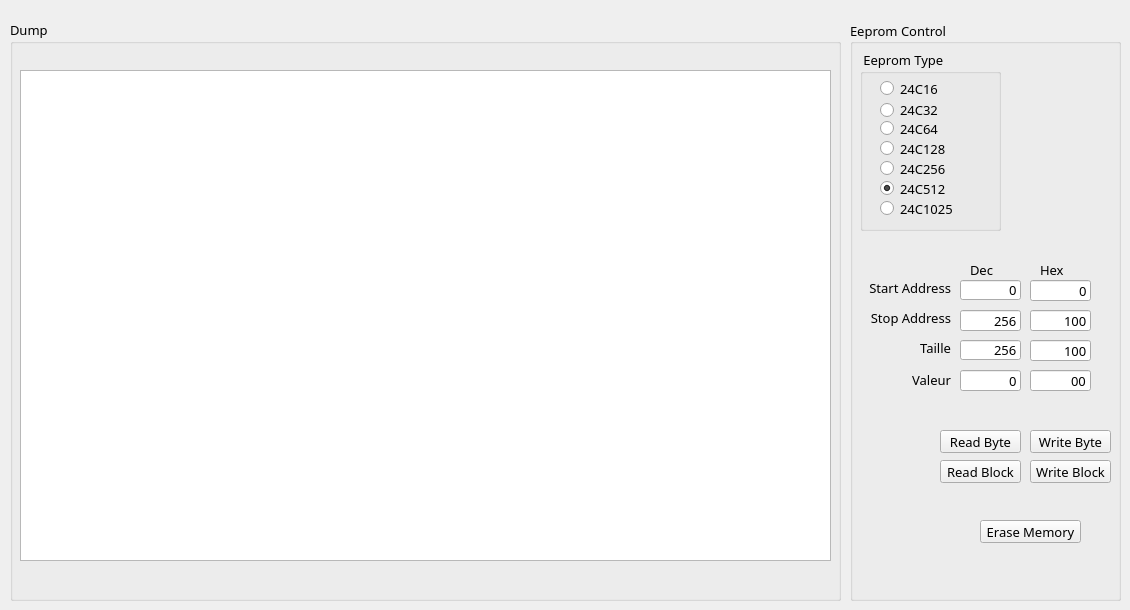
    <widget class="QWidget" name="tab_4">
     <attribute name="title">
      <string>Eeprom</string>
     </attribute>
     <widget class="QGroupBox" name="groupBox_6">
      <property name="geometry">
       <rect>
        <x>10</x>
        <y>20</y>
        <width>831</width>
        <height>581</height>
       </rect>
      </property>
      <property name="font">
       <font>
        <family>Sans Serif</family>
        <pointsize>10</pointsize>
       </font>
      </property>
      <property name="title">
       <string>Dump</string>
      </property>
      <widget class="QTextBrowser" name="textBrowser">
       <property name="geometry">
        <rect>
         <x>10</x>
         <y>50</y>
         <width>811</width>
         <height>491</height>
        </rect>
       </property>
       <property name="font">
        <font>
         <family>Monospace</family>
         <pointsize>8</pointsize>
        </font>
       </property>
      </widget>
     </widget>
     <widget class="QGroupBox" name="groupBox_7">
      <property name="geometry">
       <rect>
        <x>850</x>
        <y>20</y>
        <width>271</width>
        <height>581</height>
       </rect>
      </property>
      <property name="font">
       <font>
        <family>Sans Serif</family>
        <pointsize>10</pointsize>
       </font>
      </property>
      <property name="title">
       <string>Eeprom Control</string>
      </property>
      <property name="alignment">
       <set>Qt::AlignLeading|Qt::AlignLeft|Qt::AlignVCenter</set>
      </property>
      <widget class="QLabel" name="label_29">
       <property name="geometry">
        <rect>
         <x>10</x>
         <y>260</y>
         <width>91</width>
         <height>16</height>
        </rect>
       </property>
       <property name="font">
        <font>
         <family>Sans Serif</family>
         <pointsize>10</pointsize>
        </font>
       </property>
       <property name="text">
        <string>Start Address</string>
       </property>
       <property name="alignment">
        <set>Qt::AlignRight|Qt::AlignTrailing|Qt::AlignVCenter</set>
       </property>
      </widget>
      <widget class="QLineEdit" name="lineEdit_RobotEepromAddress">
       <property name="geometry">
        <rect>
         <x>110</x>
         <y>260</y>
         <width>61</width>
         <height>20</height>
        </rect>
       </property>
       <property name="font">
        <font>
         <family>Sans</family>
         <pointsize>10</pointsize>
        </font>
       </property>
       <property name="text">
        <string>0</string>
       </property>
       <property name="maxLength">
        <number>6</number>
       </property>
       <property name="alignment">
        <set>Qt::AlignRight|Qt::AlignTrailing|Qt::AlignVCenter</set>
       </property>
      </widget>
      <widget class="QLabel" name="label_30">
       <property name="geometry">
        <rect>
         <x>60</x>
         <y>320</y>
         <width>41</width>
         <height>16</height>
        </rect>
       </property>
       <property name="font">
        <font>
         <family>Sans Serif</family>
         <pointsize>10</pointsize>
        </font>
       </property>
       <property name="text">
        <string>Taille</string>
       </property>
       <property name="alignment">
        <set>Qt::AlignRight|Qt::AlignTrailing|Qt::AlignVCenter</set>
       </property>
      </widget>
      <widget class="QLineEdit" name="lineEdit_dimEeprom">
       <property name="geometry">
        <rect>
         <x>110</x>
         <y>320</y>
         <width>61</width>
         <height>20</height>
        </rect>
       </property>
       <property name="font">
        <font>
         <family>Sans Serif</family>
         <pointsize>10</pointsize>
        </font>
       </property>
       <property name="text">
        <string>256</string>
       </property>
       <property name="maxLength">
        <number>5</number>
       </property>
       <property name="alignment">
        <set>Qt::AlignRight|Qt::AlignTrailing|Qt::AlignVCenter</set>
       </property>
      </widget>
      <widget class="QPushButton" name="pushButton_EepromReadByte">
       <property name="geometry">
        <rect>
         <x>90</x>
         <y>410</y>
         <width>81</width>
         <height>23</height>
        </rect>
       </property>
       <property name="font">
        <font>
         <family>Sans Serif</family>
         <pointsize>10</pointsize>
        </font>
       </property>
       <property name="text">
        <string>Read Byte</string>
       </property>
      </widget>
      <widget class="QPushButton" name="pushButton_EepromReadBloc">
       <property name="geometry">
        <rect>
         <x>90</x>
         <y>440</y>
         <width>81</width>
         <height>23</height>
        </rect>
       </property>
       <property name="font">
        <font>
         <family>Sans Serif</family>
         <pointsize>10</pointsize>
        </font>
       </property>
       <property name="text">
        <string>Read Block</string>
       </property>
      </widget>
      <widget class="QPushButton" name="pushButton_EepromWriteByte">
       <property name="geometry">
        <rect>
         <x>180</x>
         <y>410</y>
         <width>81</width>
         <height>23</height>
        </rect>
       </property>
       <property name="font">
        <font>
         <family>Sans Serif</family>
         <pointsize>10</pointsize>
        </font>
       </property>
       <property name="text">
        <string>Write Byte</string>
       </property>
      </widget>
      <widget class="QPushButton" name="pushButton_EepromWriteBloc">
       <property name="geometry">
        <rect>
         <x>180</x>
         <y>440</y>
         <width>81</width>
         <height>23</height>
        </rect>
       </property>
       <property name="font">
        <font>
         <family>Sans Serif</family>
         <pointsize>10</pointsize>
        </font>
       </property>
       <property name="text">
        <string>Write Block</string>
       </property>
      </widget>
      <widget class="QGroupBox" name="groupBox_8">
       <property name="geometry">
        <rect>
         <x>10</x>
         <y>30</y>
         <width>141</width>
         <height>181</height>
        </rect>
       </property>
       <property name="font">
        <font>
         <family>Sans Serif</family>
         <pointsize>10</pointsize>
        </font>
       </property>
       <property name="title">
        <string> Eeprom Type</string>
       </property>
       <widget class="QRadioButton" name="radioButton_7">
        <property name="geometry">
         <rect>
          <x>20</x>
          <y>150</y>
          <width>82</width>
          <height>17</height>
         </rect>
        </property>
        <property name="font">
         <font>
          <family>Sans Serif</family>
          <pointsize>10</pointsize>
         </font>
        </property>
        <property name="text">
         <string>24C1025</string>
        </property>
        <property name="checked">
         <bool>false</bool>
        </property>
       </widget>
       <widget class="QRadioButton" name="radioButton_4">
        <property name="geometry">
         <rect>
          <x>20</x>
          <y>90</y>
          <width>82</width>
          <height>17</height>
         </rect>
        </property>
        <property name="font">
         <font>
          <family>Sans Serif</family>
          <pointsize>10</pointsize>
         </font>
        </property>
        <property name="text">
         <string>24C128</string>
        </property>
       </widget>
       <widget class="QRadioButton" name="radioButton">
        <property name="geometry">
         <rect>
          <x>20</x>
          <y>30</y>
          <width>82</width>
          <height>17</height>
         </rect>
        </property>
        <property name="font">
         <font>
          <family>Sans Serif</family>
          <pointsize>10</pointsize>
         </font>
        </property>
        <property name="text">
         <string>24C16</string>
        </property>
       </widget>
       <widget class="QRadioButton" name="radioButton_5">
        <property name="geometry">
         <rect>
          <x>20</x>
          <y>110</y>
          <width>82</width>
          <height>17</height>
         </rect>
        </property>
        <property name="font">
         <font>
          <family>Sans Serif</family>
          <pointsize>10</pointsize>
         </font>
        </property>
        <property name="text">
         <string>24C256</string>
        </property>
       </widget>
       <widget class="QRadioButton" name="radioButton_3">
        <property name="geometry">
         <rect>
          <x>20</x>
          <y>70</y>
          <width>82</width>
          <height>17</height>
         </rect>
        </property>
        <property name="font">
         <font>
          <family>Sans Serif</family>
          <pointsize>10</pointsize>
         </font>
        </property>
        <property name="text">
         <string>24C64</string>
        </property>
       </widget>
       <widget class="QRadioButton" name="radioButton_2">
        <property name="geometry">
         <rect>
          <x>20</x>
          <y>50</y>
          <width>81</width>
          <height>20</height>
         </rect>
        </property>
        <property name="font">
         <font>
          <family>Sans Serif</family>
          <pointsize>10</pointsize>
         </font>
        </property>
        <property name="text">
         <string>24C32</string>
        </property>
       </widget>
       <widget class="QRadioButton" name="radioButton_6">
        <property name="geometry">
         <rect>
          <x>20</x>
          <y>130</y>
          <width>82</width>
          <height>17</height>
         </rect>
        </property>
        <property name="font">
         <font>
          <family>Sans Serif</family>
          <pointsize>10</pointsize>
         </font>
        </property>
        <property name="text">
         <string>24C512</string>
        </property>
        <property name="checked">
         <bool>true</bool>
        </property>
       </widget>
      </widget>
      <widget class="QPushButton" name="pushButton_66">
       <property name="geometry">
        <rect>
         <x>130</x>
         <y>500</y>
         <width>101</width>
         <height>23</height>
        </rect>
       </property>
       <property name="font">
        <font>
         <family>Sans Serif</family>
         <pointsize>10</pointsize>
        </font>
       </property>
       <property name="text">
        <string>Erase Memory</string>
       </property>
      </widget>
      <widget class="QLabel" name="label_38">
       <property name="geometry">
        <rect>
         <x>120</x>
         <y>240</y>
         <width>31</width>
         <height>19</height>
        </rect>
       </property>
       <property name="text">
        <string>Dec</string>
       </property>
      </widget>
      <widget class="QLabel" name="label_39">
       <property name="geometry">
        <rect>
         <x>190</x>
         <y>240</y>
         <width>31</width>
         <height>19</height>
        </rect>
       </property>
       <property name="text">
        <string>Hex</string>
       </property>
      </widget>
      <widget class="QLineEdit" name="lineEdit_RobotEepromAddressHex">
       <property name="geometry">
        <rect>
         <x>180</x>
         <y>260</y>
         <width>61</width>
         <height>21</height>
        </rect>
       </property>
       <property name="font">
        <font>
         <family>Sans Serif</family>
         <pointsize>10</pointsize>
        </font>
       </property>
       <property name="text">
        <string>0</string>
       </property>
       <property name="maxLength">
        <number>4</number>
       </property>
       <property name="alignment">
        <set>Qt::AlignRight|Qt::AlignTrailing|Qt::AlignVCenter</set>
       </property>
      </widget>
      <widget class="QLineEdit" name="lineEdit_dimEepromHex">
       <property name="geometry">
        <rect>
         <x>180</x>
         <y>320</y>
         <width>61</width>
         <height>21</height>
        </rect>
       </property>
       <property name="font">
        <font>
         <family>Sans Serif</family>
         <pointsize>10</pointsize>
        </font>
       </property>
       <property name="text">
        <string>100</string>
       </property>
       <property name="maxLength">
        <number>4</number>
       </property>
       <property name="alignment">
        <set>Qt::AlignRight|Qt::AlignTrailing|Qt::AlignVCenter</set>
       </property>
      </widget>
      <widget class="QLineEdit" name="lineEdit_EepromByte">
       <property name="geometry">
        <rect>
         <x>110</x>
         <y>350</y>
         <width>61</width>
         <height>21</height>
        </rect>
       </property>
       <property name="font">
        <font>
         <family>Sans Serif</family>
         <pointsize>10</pointsize>
        </font>
       </property>
       <property name="text">
        <string>0</string>
       </property>
       <property name="maxLength">
        <number>3</number>
       </property>
       <property name="alignment">
        <set>Qt::AlignRight|Qt::AlignTrailing|Qt::AlignVCenter</set>
       </property>
      </widget>
      <widget class="QLabel" name="label_40">
       <property name="geometry">
        <rect>
         <x>60</x>
         <y>350</y>
         <width>41</width>
         <height>19</height>
        </rect>
       </property>
       <property name="font">
        <font>
         <family>Sans Serif</family>
         <pointsize>10</pointsize>
        </font>
       </property>
       <property name="text">
        <string>Valeur</string>
       </property>
       <property name="alignment">
        <set>Qt::AlignRight|Qt::AlignTrailing|Qt::AlignVCenter</set>
       </property>
      </widget>
      <widget class="QLabel" name="label_41">
       <property name="geometry">
        <rect>
         <x>10</x>
         <y>290</y>
         <width>91</width>
         <height>16</height>
        </rect>
       </property>
       <property name="font">
        <font>
         <family>Sans Serif</family>
         <pointsize>10</pointsize>
        </font>
       </property>
       <property name="text">
        <string>Stop Address</string>
       </property>
       <property name="alignment">
        <set>Qt::AlignRight|Qt::AlignTrailing|Qt::AlignVCenter</set>
       </property>
      </widget>
      <widget class="QLineEdit" name="lineEdit_RobotEepromStopAddress">
       <property name="geometry">
        <rect>
         <x>110</x>
         <y>290</y>
         <width>61</width>
         <height>21</height>
        </rect>
       </property>
       <property name="text">
        <string>256</string>
       </property>
       <property name="maxLength">
        <number>5</number>
       </property>
       <property name="alignment">
        <set>Qt::AlignRight|Qt::AlignTrailing|Qt::AlignVCenter</set>
       </property>
      </widget>
      <widget class="QLineEdit" name="lineEdit_RobotEepromStopAddressHex">
       <property name="geometry">
        <rect>
         <x>180</x>
         <y>290</y>
         <width>61</width>
         <height>21</height>
        </rect>
       </property>
       <property name="text">
        <string>100</string>
       </property>
       <property name="maxLength">
        <number>4</number>
       </property>
       <property name="alignment">
        <set>Qt::AlignRight|Qt::AlignTrailing|Qt::AlignVCenter</set>
       </property>
      </widget>
      <widget class="QLineEdit" name="lineEdit_EepromByteHex">
       <property name="geometry">
        <rect>
         <x>180</x>
         <y>350</y>
         <width>61</width>
         <height>21</height>
        </rect>
       </property>
       <property name="font">
        <font>
         <family>Sans Serif</family>
         <pointsize>10</pointsize>
        </font>
       </property>
       <property name="text">
        <string>00</string>
       </property>
       <property name="maxLength">
        <number>2</number>
       </property>
       <property name="alignment">
        <set>Qt::AlignRight|Qt::AlignTrailing|Qt::AlignVCenter</set>
       </property>
      </widget>
     </widget>
    </widget>
